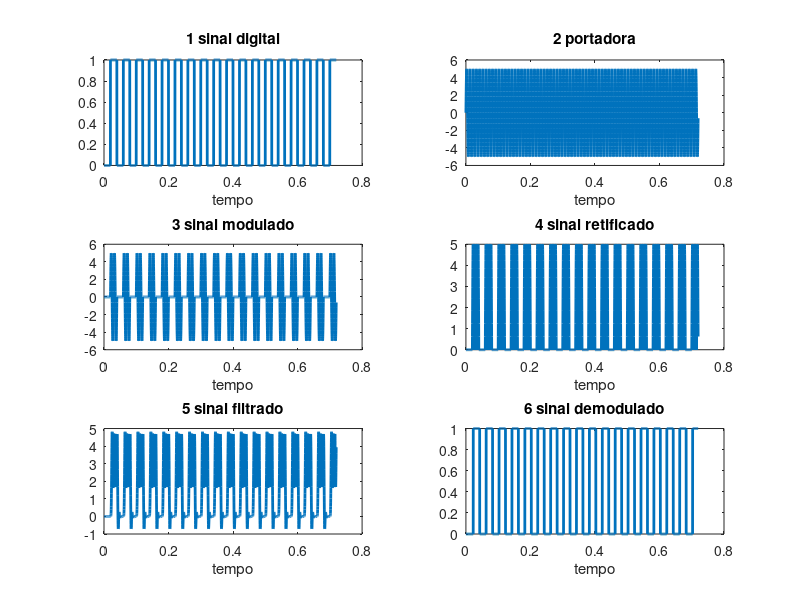

MATLAB code for this plot:
clear all
bitrate = 50;
tempo_por_bit = 1/bitrate;
tempo_por_amostra = 0.01*tempo_por_bit;

datain = [ 0 1 0 1 0 1 0 1 0 1 0 1 0 1 0 1 0 1 0 1 0 1 0 1 0 1 0 1 0 1 0 1 0 1 0 1];

tempo = 0 : tempo_por_amostra : tempo_por_bit * length(datain);
tempo = tempo(1 : (tempo_por_bit * length(datain(:, :))) / tempo_por_amostra);
amostras_por_bit = tempo_por_bit/tempo_por_amostra;

#CRIAR SINAL (signal)
signal_length = 1;
for i = 1 : length(datain)
    for j = 1 : amostras_por_bit
        if (datain(i) == 0)            
            signal(signal_length++) = 0;
        else
            signal(signal_length++) = 1;
        endif
    endfor
endfor

figure('name', 'Trabalho 2');

#PLOT DO SINAL
subplot(3,2,1)
plot(tempo, signal, 'linewidth', 2)
title('1 sinal digital');
xlabel('tempo');

#CRIAR PORTADORA E PLOT DO MESMO (portadora)
freq_portadora = 100;
amplitude_portadora = 5;
portadora = amplitude_portadora * sin(2*pi*freq_portadora*tempo);
subplot(3,2,2)
plot(tempo, portadora, 'linewidth', 2);
title('2 portadora');
xlabel('tempo');

#CRIAR SINAL MODULADO E PLOT DO MESMO(sinal_modulado)
sinal_modulado = signal.*portadora;
subplot(3,2,3)
plot( tempo, sinal_modulado, 'linewidth', 2)
title('3 sinal modulado');
xlabel('tempo');

#DEMODULAR
#RETIFICAR(sinal_retificado)
sinal_retificado = abs(sinal_modulado);
subplot(3,2,4)
plot(tempo, sinal_retificado, 'linewidth', 2);
title('4 sinal retificado');
xlabel('tempo');

#FILTRAR SINAL(sinal_filtrado)
fs = 1/tempo_por_amostra;
cutoff_freq = 200;
freq_norm = 2*cutoff_freq/fs;
[b, a] = butter(5, freq_norm);
sinal_filtrado = filter(b, a, sinal_retificado);
subplot(3,2,5)
plot(tempo, sinal_filtrado, 'linewidth', 2),
title('5 sinal filtrado');
xlabel('tempo');

#DEMODULAR(sinal_demodulado)
sinal_demodulado = zeros(1, length(sinal_filtrado));
sinal_demodulado(sinal_filtrado > 1) = 1;

%mostrar
subplot(3,2,6)
plot(tempo, sinal_demodulado , 'linewidth', 2)
title('6 sinal demodulado');
xlabel('tempo');